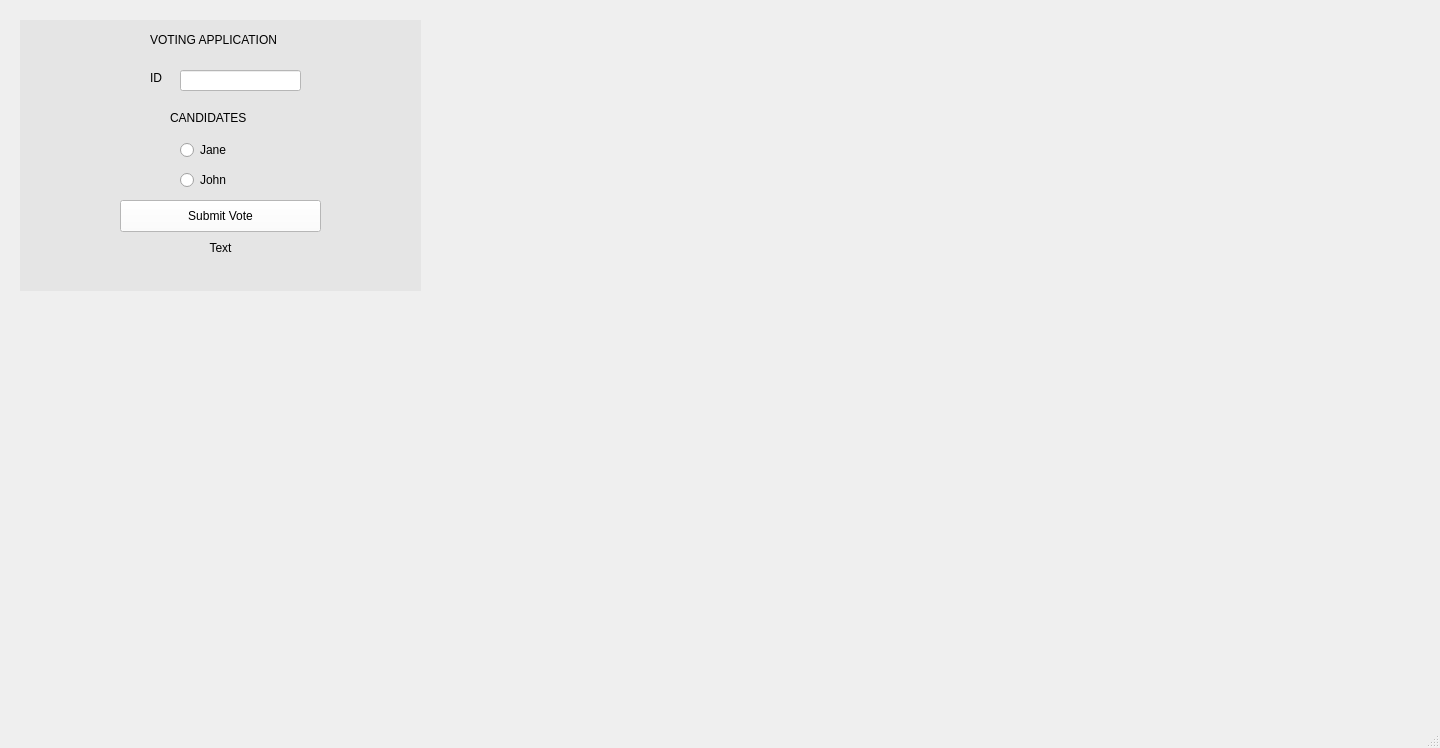
<?xml version="1.0" encoding="UTF-8"?>
<ui version="4.0">
 <class>MainWindow</class>
 <widget class="QMainWindow" name="MainWindow">
  <property name="geometry">
   <rect>
    <x>0</x>
    <y>0</y>
    <width>1440</width>
    <height>748</height>
   </rect>
  </property>
  <property name="windowTitle">
   <string>MainWindow</string>
  </property>
  <widget class="QWidget" name="centralwidget">
   <widget class="QLineEdit" name="idInput">
    <property name="geometry">
     <rect>
      <x>180</x>
      <y>70</y>
      <width>121</width>
      <height>21</height>
     </rect>
    </property>
    <property name="styleSheet">
     <string notr="true">background-color: rgb(255, 255, 255);
color: rgb(0, 0, 0);</string>
    </property>
   </widget>
   <widget class="QRadioButton" name="janeRadio">
    <property name="geometry">
     <rect>
      <x>180</x>
      <y>140</y>
      <width>100</width>
      <height>20</height>
     </rect>
    </property>
    <property name="styleSheet">
     <string notr="true">color: rgb(0, 0, 0);</string>
    </property>
    <property name="text">
     <string>Jane</string>
    </property>
   </widget>
   <widget class="QRadioButton" name="johnRadio">
    <property name="geometry">
     <rect>
      <x>180</x>
      <y>170</y>
      <width>100</width>
      <height>20</height>
     </rect>
    </property>
    <property name="styleSheet">
     <string notr="true">color: rgb(0, 0, 0);</string>
    </property>
    <property name="text">
     <string>John</string>
    </property>
   </widget>
   <widget class="QPushButton" name="submitButton">
    <property name="geometry">
     <rect>
      <x>120</x>
      <y>200</y>
      <width>201</width>
      <height>32</height>
     </rect>
    </property>
    <property name="styleSheet">
     <string notr="true">background-color: rgb(255, 255, 255);
color: rgb(0, 0, 0);</string>
    </property>
    <property name="text">
     <string>Submit Vote</string>
    </property>
   </widget>
   <widget class="QLabel" name="label">
    <property name="geometry">
     <rect>
      <x>150</x>
      <y>70</y>
      <width>21</width>
      <height>16</height>
     </rect>
    </property>
    <property name="styleSheet">
     <string notr="true">color: rgb(0, 0, 0);</string>
    </property>
    <property name="text">
     <string>ID</string>
    </property>
   </widget>
   <widget class="QLabel" name="label_2">
    <property name="geometry">
     <rect>
      <x>170</x>
      <y>110</y>
      <width>101</width>
      <height>16</height>
     </rect>
    </property>
    <property name="styleSheet">
     <string notr="true">color: rgb(0, 0, 0);</string>
    </property>
    <property name="text">
     <string>CANDIDATES</string>
    </property>
   </widget>
   <widget class="QLabel" name="messageLabel">
    <property name="geometry">
     <rect>
      <x>150</x>
      <y>240</y>
      <width>141</width>
      <height>16</height>
     </rect>
    </property>
    <property name="styleSheet">
     <string notr="true">color: rgb(0, 0, 0);</string>
    </property>
    <property name="text">
     <string>Text</string>
    </property>
    <property name="alignment">
     <set>Qt::AlignCenter</set>
    </property>
   </widget>
   <widget class="QLabel" name="label_4">
    <property name="geometry">
     <rect>
      <x>20</x>
      <y>20</y>
      <width>401</width>
      <height>271</height>
     </rect>
    </property>
    <property name="styleSheet">
     <string notr="true">background-color: rgb(229, 229, 229);</string>
    </property>
    <property name="text">
     <string/>
    </property>
   </widget>
   <widget class="QLabel" name="label_5">
    <property name="geometry">
     <rect>
      <x>150</x>
      <y>30</y>
      <width>141</width>
      <height>20</height>
     </rect>
    </property>
    <property name="styleSheet">
     <string notr="true">color: rgb(0, 0, 0);</string>
    </property>
    <property name="text">
     <string>VOTING APPLICATION</string>
    </property>
   </widget>
   <zorder>label_4</zorder>
   <zorder>idInput</zorder>
   <zorder>janeRadio</zorder>
   <zorder>johnRadio</zorder>
   <zorder>submitButton</zorder>
   <zorder>label</zorder>
   <zorder>label_2</zorder>
   <zorder>messageLabel</zorder>
   <zorder>label_5</zorder>
  </widget>
  <widget class="QMenuBar" name="menubar">
   <property name="geometry">
    <rect>
     <x>0</x>
     <y>0</y>
     <width>1440</width>
     <height>24</height>
    </rect>
   </property>
  </widget>
  <widget class="QStatusBar" name="statusbar"/>
 </widget>
 <resources/>
 <connections/>
</ui>
